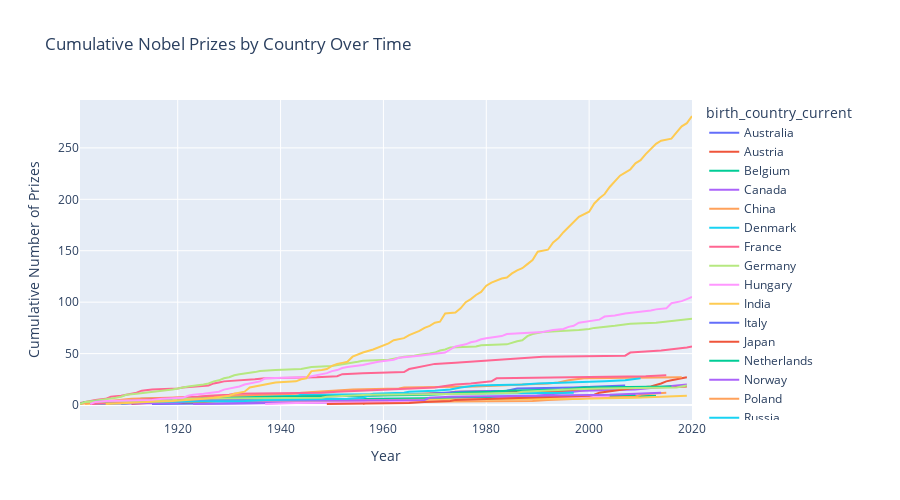

The code cell stored with this chart in its notebook:
### Code cell
fig = px.line(
    top20_countries_time,
    x="year",
    y="cum_prize",
    color='birth_country_current',
    height=500,
    title='Cumulative Nobel Prizes by Country Over Time'
)

fig.update_layout(
xaxis_title='Year',
yaxis_title='Cumulative Number of Prizes'
)

fig.show()

### Figure 1 — Plotly figure (JSON) as saved in the notebook; plotly's stock layout.template omitted (floating-point values rounded to 4 significant figures)
{"data": [{"hovertemplate": "birth_country_current=Australia<br>year=%{x}<br>cum_prize=%{y}<extra></extra>", "legendgroup": "Australia", "line": {"color": "#636efa", "dash": "solid"}, "marker": {"symbol": "circle"}, "mode": "lines", "name": "Australia", "orientation": "v", "showlegend": true, "type": "scatter", "x": [1915, 1945, 1960, 1963, 1964, 1975, 1996, 2005, 2009], "xaxis": "x", "y": [1, 2, 3, 4, 5, 6, 7, 9, 10], "yaxis": "y"}, {"hovertemplate": "birth_country_current=Austria<br>year=%{x}<br>cum_prize=%{y}<extra></extra>", "legendgroup": "Austria", "line": {"color": "#EF553B", "dash": "solid"}, "marker": {"symbol": "circle"}, "mode": "lines", "name": "Austria", "orientation": "v", "showlegend": true, "type": "scatter", "x": [1911, 1914, 1925, 1927, 1930, 1933, 1936, 1938, 1945, 1962, 1973, 1974, 1998, 2000, 2004, 2013, 2019], "xaxis": "x", "y": [1, 2, 3, 4, 5, 6, 7, 8, 9, 10, 12, 13, 14, 15, 16, 17, 18], "yaxis": "y"}, {"hovertemplate": "birth_country_current=Belgium<br>year=%{x}<br>cum_prize=%{y}<extra></extra>", "legendgroup": "Belgium", "line": {"color": "#00cc96", "dash": "solid"}, "marker": {"symbol": "circle"}, "mode": "lines", "name": "Belgium", "orientation": "v", "showlegend": true, "type": "scatter", "x": [1909, 1911, 1913, 1919, 1938, 1958, 1974, 2005, 2013], "xaxis": "x", "y": [1, 2, 3, 4, 5, 6, 7, 8, 9], "yaxis": "y"}, {"hovertemplate": "birth_country_current=Canada<br>year=%{x}<br>cum_prize=%{y}<extra></extra>", "legendgroup": "Canada", "line": {"color": "#ab63fa", "dash": "solid"}, "marker": {"symbol": "circle"}, "mode": "lines", "name": "Canada", "orientation": "v", "showlegend": true, "type": "scatter", "x": [1923, 1949, 1957, 1966, 1976, 1981, 1983, 1989, 1990, 1992, 1994, 1996, 1997, 1999, 2009, 2011, 2013, 2015, 2018, 2019], "xaxis": "x", "y": [1, 2, 3, 4, 5, 6, 7, 8, 9, 10, 11, 12, 13, 14, 15, 16, 17, 18, 19, 20], "yaxis": "y"}, {"hovertemplate": "birth_country_current=China<br>year=%{x}<br>cum_prize=%{y}<extra></extra>", "legendgroup": "China", "line": {"color": "#FFA15A", "dash": "solid"}, "marker": {"symbol": "circle"}, "mode": "lines", "name": "China", "orientation": "v", "showlegend": true, "type": "scatter", "x": [1956, 1957, 1989, 1992, 1998, 2000, 2009, 2010, 2012, 2015], "xaxis": "x", "y": [1, 3, 4, 5, 6, 7, 8, 10, 11, 12], "yaxis": "y"}, {"hovertemplate": "birth_country_current=Denmark<br>year=%{x}<br>cum_prize=%{y}<extra></extra>", "legendgroup": "Denmark", "line": {"color": "#19d3f3", "dash": "solid"}, "marker": {"symbol": "circle"}, "mode": "lines", "name": "Denmark", "orientation": "v", "showlegend": true, "type": "scatter", "x": [1903, 1908, 1917, 1920, 1922, 1926, 1928, 1943, 1944, 1975, 1997], "xaxis": "x", "y": [1, 2, 4, 5, 6, 7, 8, 9, 10, 11, 12], "yaxis": "y"}, {"hovertemplate": "birth_country_current=France<br>year=%{x}<br>cum_prize=%{y}<extra></extra>", "legendgroup": "France", "line": {"color": "#FF6692", "dash": "solid"}, "marker": {"symbol": "circle"}, "mode": "lines", "name": "France", "orientation": "v", "showlegend": true, "type": "scatter", "x": [1901, 1903, 1904, 1906, 1907, 1909, 1912, 1913, 1915, 1920, 1921, 1926, 1927, 1928, 1929, 1935, 1937, 1947, 1951, 1952, 1956, 1964, 1965, 1966, 1967, 1968, 1970, 1974, 1977, 1980, 1983, 1987, 1988, 1991, 2007, 2008, 2014, 2016, 2018, 2019, 2020], "xaxis": "x", "y": [2, 4, 5, 6, 8, 9, 12, 14, 15, 16, 17, 19, 21, 22, 23, 25, 26, 27, 28, 30, 31, 32, 35, 36, 37, 38, 40, 41, 42, 43, 44, 45, 46, 47, 48, 51, 53, 54, 55, 56, 57], "yaxis": "y"}, {"hovertemplate": "birth_country_current=Germany<br>year=%{x}<br>cum_prize=%{y}<extra></extra>", "legendgroup": "Germany", "line": {"color": "#B6E880", "dash": "solid"}, "marker": {"symbol": "circle"}, "mode": "lines", "name": "Germany", "orientation": "v", "showlegend": true, "type": "scatter", "x": [1901, 1902, 1905, 1907, 1908, 1909, 1910, 1912, 1914, 1915, 1918, 1919, 1920, 1921, 1922, 1925, 1926, 1927, 1928, 1929, 1930, 1931, 1932, 1935, 1936, 1939, 1944, 1945, 1946, 1950, 1953, 1954, 1955, 1956, 1961, 1963, 1964, 1966, 1967, 1969, 1970, 1971, 1972, 1973, 1978, 1979, 1984, 1986, 1987, 1988, 1989, 1991, 1995, 1998, 2000, 2001, 2005, 2007, 2008, 2013, 2017, 2019, 2020], "xaxis": "x", "y": [1, 3, 5, 6, 7, 8, 10, 11, 12, 13, 14, 15, 16, 17, 18, 20, 21, 23, 24, 26, 27, 29, 30, 32, 33, 34, 35, 36, 37, 38, 40, 41, 42, 43, 44, 46, 47, 48, 49, 50, 51, 53, 54, 56, 57, 58, 59, 62, 63, 67, 69, 71, 72, 73, 74, 75, 77, 78, 79, 80, 82, 83, 84], "yaxis": "y"}, {"hovertemplate": "birth_country_current=Hungary<br>year=%{x}<br>cum_prize=%{y}<extra></extra>", "legendgroup": "Hungary", "line": {"color": "#FF97FF", "dash": "solid"}, "marker": {"symbol": "circle"}, "mode": "lines", "name": "Hungary", "orientation": "v", "showlegend": true, "type": "scatter", "x": [1937, 1943, 1961, 1963, 1971, 1994, 2002, 2004], "xaxis": "x", "y": [1, 2, 3, 4, 5, 7, 8, 9], "yaxis": "y"}, {"hovertemplate": "birth_country_current=India<br>year=%{x}<br>cum_prize=%{y}<extra></extra>", "legendgroup": "India", "line": {"color": "#FECB52", "dash": "solid"}, "marker": {"symbol": "circle"}, "mode": "lines", "name": "India", "orientation": "v", "showlegend": true, "type": "scatter", "x": [1902, 1907, 1913, 1930, 1968, 1998, 2009, 2014, 2019], "xaxis": "x", "y": [1, 2, 3, 4, 5, 6, 7, 8, 9], "yaxis": "y"}, {"hovertemplate": "birth_country_current=Italy<br>year=%{x}<br>cum_prize=%{y}<extra></extra>", "legendgroup": "Italy", "line": {"color": "#636efa", "dash": "solid"}, "marker": {"symbol": "circle"}, "mode": "lines", "name": "Italy", "orientation": "v", "showlegend": true, "type": "scatter", "x": [1906, 1907, 1909, 1926, 1934, 1938, 1959, 1963, 1969, 1975, 1984, 1985, 1986, 1997, 2002, 2007], "xaxis": "x", "y": [2, 3, 4, 5, 6, 7, 9, 10, 11, 13, 14, 15, 16, 17, 18, 19], "yaxis": "y"}, {"hovertemplate": "birth_country_current=Japan<br>year=%{x}<br>cum_prize=%{y}<extra></extra>", "legendgroup": "Japan", "line": {"color": "#EF553B", "dash": "solid"}, "marker": {"symbol": "circle"}, "mode": "lines", "name": "Japan", "orientation": "v", "showlegend": true, "type": "scatter", "x": [1949, 1965, 1968, 1973, 1974, 1981, 1987, 1994, 2000, 2001, 2002, 2008, 2010, 2012, 2014, 2015, 2016, 2017, 2018, 2019], "xaxis": "x", "y": [1, 2, 3, 4, 5, 6, 7, 8, 9, 10, 12, 16, 17, 18, 21, 23, 24, 25, 26, 27], "yaxis": "y"}, {"hovertemplate": "birth_country_current=Netherlands<br>year=%{x}<br>cum_prize=%{y}<extra></extra>", "legendgroup": "Netherlands", "line": {"color": "#00cc96", "dash": "solid"}, "marker": {"symbol": "circle"}, "mode": "lines", "name": "Netherlands", "orientation": "v", "showlegend": true, "type": "scatter", "x": [1901, 1902, 1910, 1911, 1913, 1929, 1936, 1953, 1969, 1973, 1975, 1981, 1984, 1995, 1999, 2016], "xaxis": "x", "y": [1, 3, 4, 5, 6, 7, 8, 9, 10, 11, 12, 13, 14, 15, 17, 18], "yaxis": "y"}, {"hovertemplate": "birth_country_current=Norway<br>year=%{x}<br>cum_prize=%{y}<extra></extra>", "legendgroup": "Norway", "line": {"color": "#ab63fa", "dash": "solid"}, "marker": {"symbol": "circle"}, "mode": "lines", "name": "Norway", "orientation": "v", "showlegend": true, "type": "scatter", "x": [1903, 1920, 1921, 1922, 1968, 1969, 1973, 1989, 2004, 2014], "xaxis": "x", "y": [1, 2, 3, 4, 5, 7, 8, 9, 10, 12], "yaxis": "y"}, {"hovertemplate": "birth_country_current=Poland<br>year=%{x}<br>cum_prize=%{y}<extra></extra>", "legendgroup": "Poland", "line": {"color": "#FFA15A", "dash": "solid"}, "marker": {"symbol": "circle"}, "mode": "lines", "name": "Poland", "orientation": "v", "showlegend": true, "type": "scatter", "x": [1901, 1903, 1905, 1907, 1908, 1911, 1918, 1924, 1931, 1939, 1943, 1944, 1950, 1954, 1963, 1964, 1978, 1983, 1985, 1992, 1994, 1995, 1996, 1999, 2018], "xaxis": "x", "y": [1, 2, 3, 4, 5, 6, 7, 8, 9, 10, 11, 12, 14, 15, 16, 17, 18, 19, 20, 21, 22, 23, 24, 26, 27], "yaxis": "y"}, {"hovertemplate": "birth_country_current=Russia<br>year=%{x}<br>cum_prize=%{y}<extra></extra>", "legendgroup": "Russia", "line": {"color": "#19d3f3", "dash": "solid"}, "marker": {"symbol": "circle"}, "mode": "lines", "name": "Russia", "orientation": "v", "showlegend": true, "type": "scatter", "x": [1904, 1910, 1911, 1933, 1937, 1953, 1956, 1958, 1964, 1965, 1970, 1973, 1975, 1977, 1978, 1987, 1990, 2003, 2007, 2010], "xaxis": "x", "y": [1, 2, 3, 4, 5, 6, 7, 11, 12, 13, 14, 15, 17, 18, 19, 20, 21, 23, 24, 26], "yaxis": "y"}, {"hovertemplate": "birth_country_current=Sweden<br>year=%{x}<br>cum_prize=%{y}<extra></extra>", "legendgroup": "Sweden", "line": {"color": "#FF6692", "dash": "solid"}, "marker": {"symbol": "circle"}, "mode": "lines", "name": "Sweden", "orientation": "v", "showlegend": true, "type": "scatter", "x": [1903, 1908, 1909, 1911, 1912, 1916, 1921, 1924, 1926, 1930, 1931, 1948, 1951, 1955, 1961, 1970, 1974, 1977, 1981, 1982, 2000, 2011, 2015], "xaxis": "x", "y": [1, 2, 3, 4, 5, 6, 7, 8, 9, 10, 11, 12, 13, 14, 15, 17, 20, 21, 23, 26, 27, 28, 29], "yaxis": "y"}, {"hovertemplate": "birth_country_current=Switzerland<br>year=%{x}<br>cum_prize=%{y}<extra></extra>", "legendgroup": "Switzerland", "line": {"color": "#B6E880", "dash": "solid"}, "marker": {"symbol": "circle"}, "mode": "lines", "name": "Switzerland", "orientation": "v", "showlegend": true, "type": "scatter", "x": [1901, 1902, 1909, 1919, 1920, 1948, 1949, 1952, 1957, 1978, 1986, 1987, 1991, 1996, 2002, 2017, 2019], "xaxis": "x", "y": [1, 3, 4, 5, 6, 7, 8, 9, 10, 11, 12, 13, 14, 15, 16, 17, 19], "yaxis": "y"}, {"hovertemplate": "birth_country_current=United Kingdom<br>year=%{x}<br>cum_prize=%{y}<extra></extra>", "legendgroup": "United Kingdom", "line": {"color": "#FF97FF", "dash": "solid"}, "marker": {"symbol": "circle"}, "mode": "lines", "name": "United Kingdom", "orientation": "v", "showlegend": true, "type": "scatter", "x": [1903, 1904, 1906, 1915, 1917, 1921, 1922, 1923, 1925, 1927, 1928, 1929, 1932, 1933, 1934, 1935, 1936, 1937, 1945, 1947, 1948, 1949, 1950, 1951, 1952, 1953, 1956, 1957, 1958, 1959, 1962, 1963, 1967, 1969, 1972, 1973, 1974, 1976, 1977, 1978, 1979, 1980, 1982, 1983, 1984, 1988, 1991, 1993, 1995, 1996, 1997, 1998, 2001, 2002, 2003, 2005, 2007, 2009, 2010, 2012, 2013, 2015, 2016, 2017, 2018, 2019, 2020], "xaxis": "x", "y": [1, 3, 4, 5, 6, 7, 9, 10, 11, 12, 13, 15, 18, 20, 21, 22, 23, 26, 27, 29, 30, 31, 33, 34, 36, 37, 39, 40, 41, 42, 44, 46, 48, 49, 51, 54, 57, 59, 61, 62, 64, 65, 66, 67, 69, 70, 71, 73, 74, 76, 77, 80, 82, 83, 86, 87, 89, 90, 91, 92, 93, 94, 99, 100, 101, 103, 105], "yaxis": "y"}, {"hovertemplate": "birth_country_current=United States of America<br>year=%{x}<br>cum_prize=%{y}<extra></extra>", "legendgroup": "United States of America", "line": {"color": "#FECB52", "dash": "solid"}, "marker": {"symbol": "circle"}, "mode": "lines", "name": "United States of America", "orientation": "v", "showlegend": true, "type": "scatter", "x": [1906, 1912, 1914, 1919, 1923, 1925, 1927, 1929, 1930, 1931, 1932, 1933, 1934, 1936, 1937, 1938, 1939, 1943, 1944, 1945, 1946, 1948, 1949, 1950, 1951, 1952, 1953, 1954, 1955, 1956, 1958, 1959, 1960, 1961, 1962, 1964, 1965, 1966, 1967, 1968, 1969, 1970, 1971, 1972, 1974, 1975, 1976, 1977, 1978, 1979, 1980, 1981, 1982, 1983, 1984, 1985, 1986, 1987, 1988, 1989, 1990, 1992, 1993, 1994, 1995, 1996, 1997, 1998, 2000, 2001, 2002, 2003, 2004, 2005, 2006, 2007, 2008, 2009, 2010, 2011, 2012, 2013, 2014, 2015, 2016, 2017, 2018, 2019, 2020], "xaxis": "x", "y": [1, 2, 3, 4, 5, 6, 7, 8, 9, 11, 12, 13, 17, 19, 20, 21, 22, 23, 25, 26, 33, 34, 35, 38, 40, 41, 42, 47, 49, 51, 54, 56, 58, 60, 63, 65, 68, 70, 72, 75, 77, 80, 81, 89, 90, 94, 100, 103, 107, 110, 116, 119, 121, 123, 124, 128, 131, 133, 137, 141, 149, 151, 158, 162, 168, 173, 179, 183, 188, 196, 201, 205, 212, 217, 223, 226, 229, 235, 238, 244, 249, 254, 257, 258, 259, 265, 271, 274, 281], "yaxis": "y"}], "layout": {"height": 500, "legend": {"title": {"text": "birth_country_current"}, "tracegroupgap": 0}, "title": {"text": "Cumulative Nobel Prizes by Country Over Time"}, "xaxis": {"anchor": "y", "domain": [0, 1], "title": {"text": "Year"}}, "yaxis": {"anchor": "x", "domain": [0, 1], "title": {"text": "Cumulative Number of Prizes"}}}}
